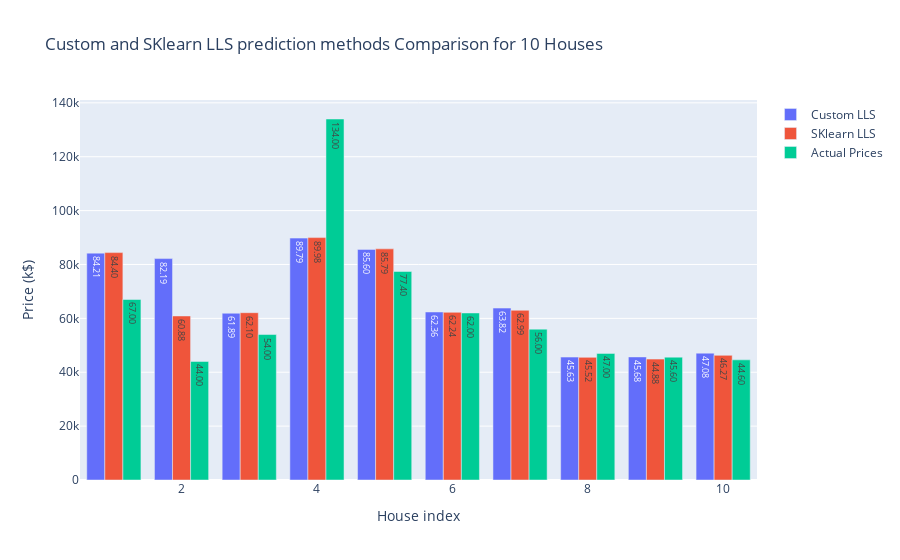

Notebook source saved alongside this figure:
### Code cell
actual_price = y_test[:10]
disp_custom = Y_pred[:10]
disp_lls = lr_pred_p[:10]
Houses=list(range(1,11))

disp_custom_text = [f'{val/1000:.2f}' for val in disp_custom]
disp_lls_text = [f'{val/1000:.2f}' for val in disp_lls]
actual_price_text = [f'{val/1000:.2f}' for val in actual_price]

fig = go.Figure(data=[
    go.Bar(name='Custom LLS', x=Houses,y= disp_custom, text = disp_custom_text),
    go.Bar(name='SKlearn LLS', x=Houses, y=disp_lls, text = disp_lls_text),
    go.Bar(name='Actual Prices', x=Houses, y=actual_price, text = actual_price_text)
])

fig.update_layout(title='Custom and SKlearn LLS prediction methods Comparison for 10 Houses',
                  barmode='group',
                  yaxis=dict(title='Price (k$)'),
                  xaxis=dict(title='House index'),
                  )
fig.show()

### Figure 1 — Plotly figure (JSON) as saved in the notebook; plotly's stock layout.template omitted (floating-point values rounded to 4 significant figures)
{"data": [{"name": "Custom LLS", "text": ["84.21", "82.19", "61.89", "89.79", "85.60", "62.36", "63.82", "45.63", "45.68", "47.08"], "type": "bar", "x": [1, 2, 3, 4, 5, 6, 7, 8, 9, 10], "y": [84210.0, 82190.0, 61890.0, 89790.0, 85600.0, 62360.0, 63820.0, 45630.0, 45680.0, 47080.0]}, {"name": "SKlearn LLS", "text": ["84.40", "60.88", "62.10", "89.98", "85.79", "62.24", "62.99", "45.52", "44.88", "46.27"], "type": "bar", "x": [1, 2, 3, 4, 5, 6, 7, 8, 9, 10], "y": [84400.0, 60880.0, 62100.0, 89980.0, 85790.0, 62240.0, 62990.0, 45520.0, 44880.0, 46270.0]}, {"name": "Actual Prices", "text": ["67.00", "44.00", "54.00", "134.00", "77.40", "62.00", "56.00", "47.00", "45.60", "44.60"], "type": "bar", "x": [1, 2, 3, 4, 5, 6, 7, 8, 9, 10], "y": [67000.0, 44000.0, 54000, 134000.0, 77400, 62000.0, 56000.0, 47000.0, 45600, 44600.0]}], "layout": {"barmode": "group", "title": {"text": "Custom and SKlearn LLS prediction methods Comparison for 10 Houses"}, "xaxis": {"title": {"text": "House index"}}, "yaxis": {"title": {"text": "Price (k$)"}}}}
